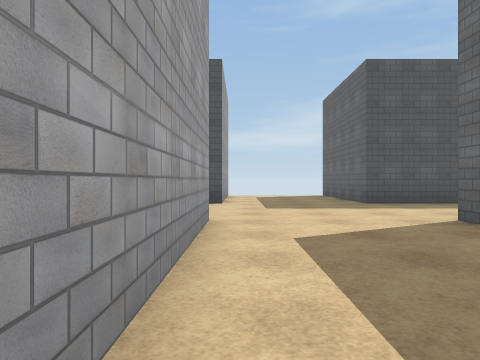
[1] (above)

16 first-person views from a walk through a 3-D level made in the Unity game engine. The camera is 1.3 m above the floor, looks level and sees 70° across. The floor is counted in squares, 2 m on a side. Each view is taken from the middle of a square. On the plan, view 1 faces up. The plan holds only what a view shows up to about 10 squares ahead; the rest is blank. The place goes on beyond the plan. Some surface patterns are stand-ins.

[2]
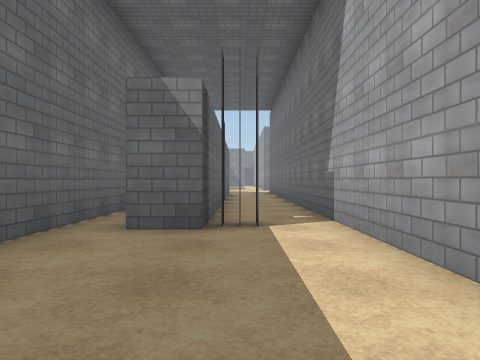

[3]
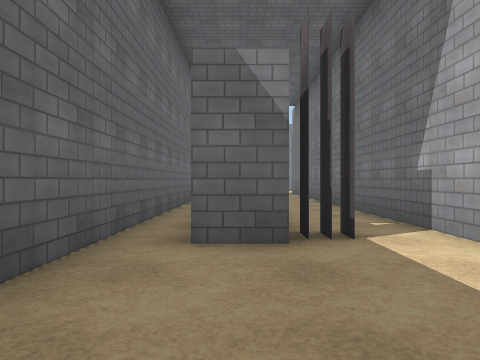

[4]
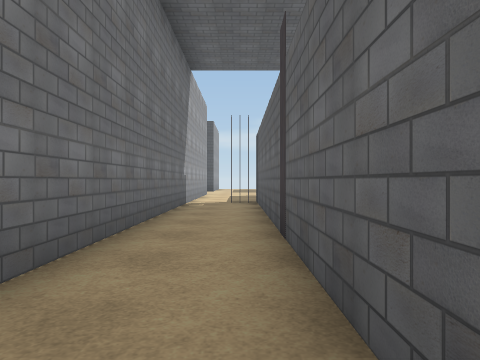

[5]
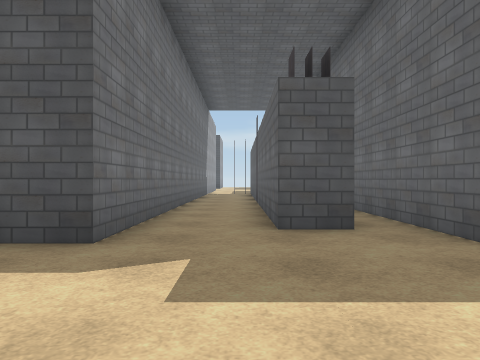

[6]
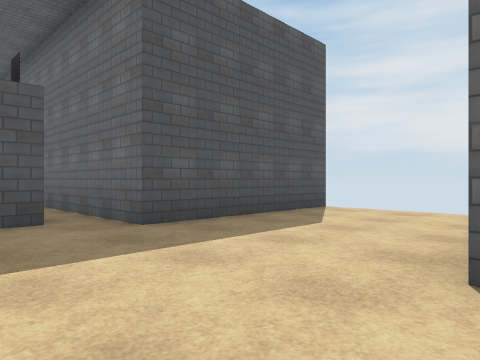

[7]
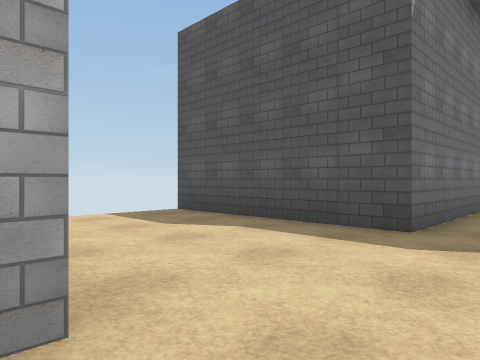

[8]
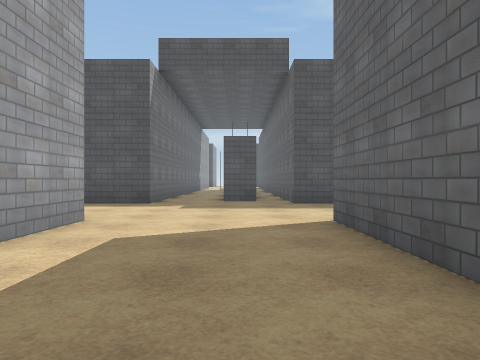

[9]
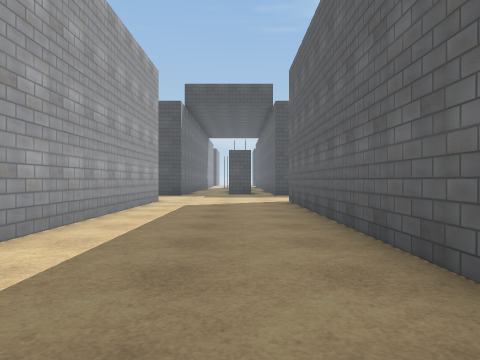

[10]
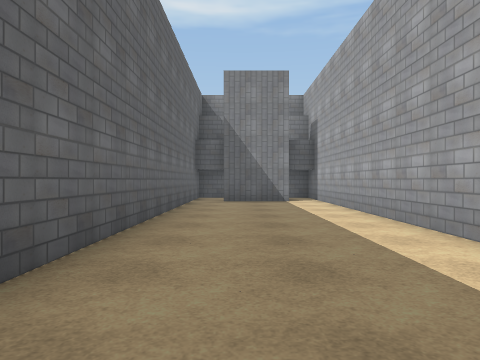

[11]
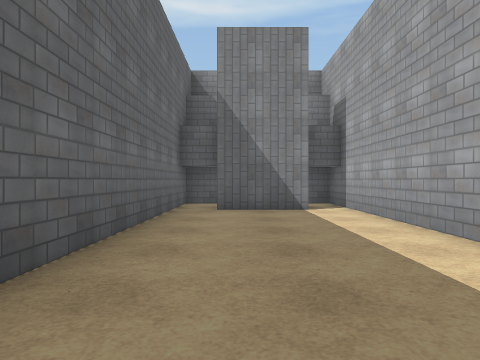

[12]
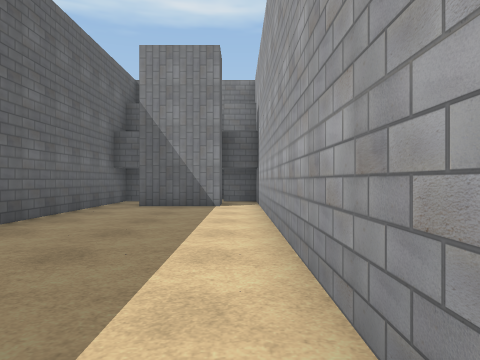

[13]
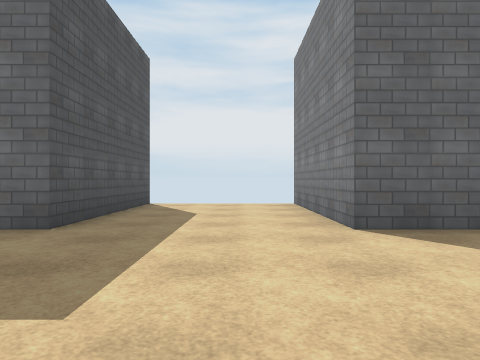

[14]
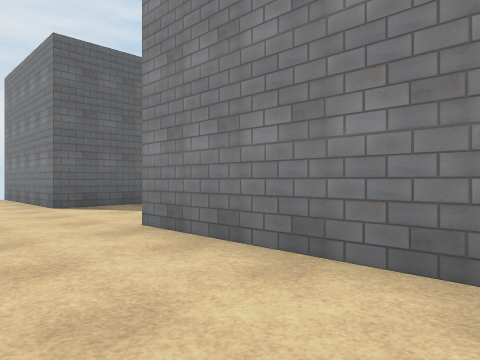

[15]
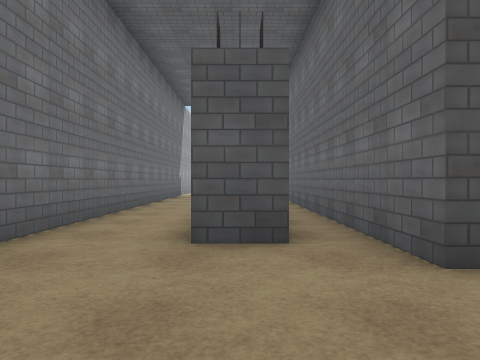

[16]
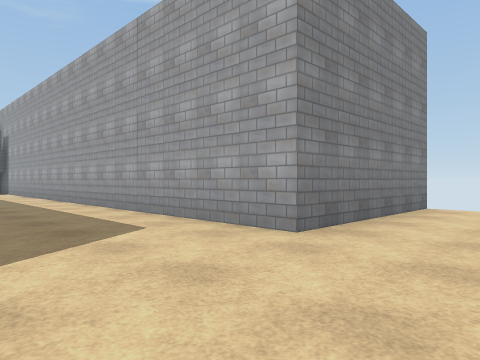

### Floor plan
Points are (right, up) in squares from view 1. A wall is a line through its corners. A room is listed if a view was taken in it or the views show most of it. See-through windows are left out.
Room 1 (views 1, 4, 5, 6, 7, 8, 9, 10, 11, 12, 13, 14, 15, 16)
walls: (2.6, -11.5) (1.5, -11.5) (1.5, 0.5); (-5.5, -16.5) (-0.5, -16.5) (-0.5, -31.5); (8.5, -12.5) (3.5, -12.5) (3.5, 0.4); (0.5, -31.5) (2.5, -31.5); (1.3, 0.2) (1.3, -0.2); (-0.5, 0.5) (-0.5, -12.5) (-5.5, -12.5); (3.5, -32.5) (3.5, -16.5) (8.5, -16.5)
ways out: opening at (1.5, 0) to room 2; opening at (3, -32) to room 3; opening at (0, -32)
Room 2 (views 2, 3)
walls: (3.5, 5) (3.5, 5.5); (-0.5, 5.5) (-0.5, 0.5); (6.1, 9.5) (3.5, 9.5) (3.5, 10); (1.5, 0.5) (2.5, 0.5); (3.5, 0.4) (3.5, 1.9); (0.6, 0.2) (1.3, 0.2)
ways out: opening at (1.5, 0) to room 1
Room 3 (no view inside)
walls: (2.6, -33.5) (3.5, -33.5) (3.5, -32.5)
ways out: opening at (3, -32) to room 1

Where each view was taken, in squares from view 1:
view 1: 0 up, 0 right, facing up
view 2: 5 up, 1 right, facing down
view 3: 4 up, 2 right, facing down
view 4: 10 down, 1 right, facing up
view 5: 16 down, 1 right, facing up
view 6: 17 down, 1 right, facing up-right
view 7: 17 down, 1 right, facing up-left
view 8: 22 down, 2 right, facing up
view 9: 27 down, 2 right, facing up
view 10: 21 down, 2 right, facing down
view 11: 24 down, 2 right, facing down
view 12: 23 down, 0 right, facing down
view 13: 15 down, 1 left, facing right
view 14: 14 down, 5 left, facing down-right
view 15: 15 down, 2 right, facing up
view 16: 14 down, 3 right, facing down-left
